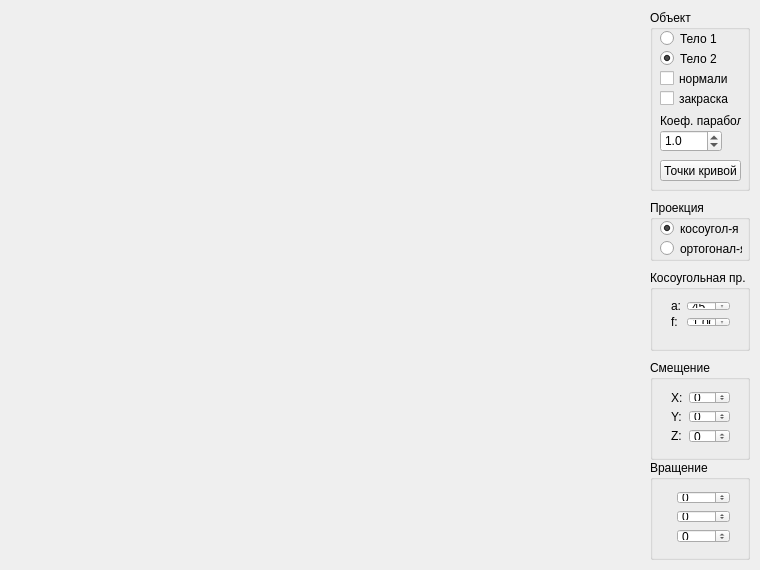
<?xml version="1.0" encoding="UTF-8"?>
<ui version="4.0">
 <class>Widget</class>
 <widget class="QWidget" name="Widget">
  <property name="geometry">
   <rect>
    <x>0</x>
    <y>0</y>
    <width>760</width>
    <height>570</height>
   </rect>
  </property>
  <property name="windowTitle">
   <string>Widget</string>
  </property>
  <widget class="GLWidget" name="glWidget" native="true">
   <property name="geometry">
    <rect>
     <x>10</x>
     <y>10</y>
     <width>630</width>
     <height>551</height>
    </rect>
   </property>
  </widget>
  <widget class="QGroupBox" name="groupBox">
   <property name="geometry">
    <rect>
     <x>650</x>
     <y>360</y>
     <width>100</width>
     <height>100</height>
    </rect>
   </property>
   <property name="title">
    <string>Смещение</string>
   </property>
   <widget class="QWidget" name="formLayoutWidget">
    <property name="geometry">
     <rect>
      <x>10</x>
      <y>20</y>
      <width>81</width>
      <height>74</height>
     </rect>
    </property>
    <layout class="QFormLayout" name="formLayout">
     <item row="0" column="0">
      <widget class="QLabel" name="label">
       <property name="text">
        <string>X:</string>
       </property>
      </widget>
     </item>
     <item row="0" column="1">
      <widget class="QSpinBox" name="XTransl">
       <property name="minimum">
        <number>-10</number>
       </property>
       <property name="maximum">
        <number>10</number>
       </property>
      </widget>
     </item>
     <item row="1" column="1">
      <widget class="QSpinBox" name="YTransl">
       <property name="minimum">
        <number>-10</number>
       </property>
       <property name="maximum">
        <number>10</number>
       </property>
      </widget>
     </item>
     <item row="2" column="1">
      <widget class="QSpinBox" name="ZTransl">
       <property name="minimum">
        <number>-10</number>
       </property>
       <property name="maximum">
        <number>10</number>
       </property>
      </widget>
     </item>
     <item row="1" column="0">
      <widget class="QLabel" name="label_2">
       <property name="text">
        <string>Y:</string>
       </property>
      </widget>
     </item>
     <item row="2" column="0">
      <widget class="QLabel" name="label_3">
       <property name="text">
        <string>Z:</string>
       </property>
      </widget>
     </item>
    </layout>
   </widget>
  </widget>
  <widget class="QGroupBox" name="groupBox_2">
   <property name="geometry">
    <rect>
     <x>650</x>
     <y>460</y>
     <width>100</width>
     <height>100</height>
    </rect>
   </property>
   <property name="title">
    <string>Вращение</string>
   </property>
   <widget class="QWidget" name="formLayoutWidget_2">
    <property name="geometry">
     <rect>
      <x>10</x>
      <y>20</y>
      <width>81</width>
      <height>74</height>
     </rect>
    </property>
    <layout class="QFormLayout" name="formLayout_2">
     <item row="0" column="0">
      <widget class="QLabel" name="label_4">
       <property name="text">
        <string>X:</string>
       </property>
      </widget>
     </item>
     <item row="0" column="1">
      <widget class="QSpinBox" name="XRot">
       <property name="minimum">
        <number>-360</number>
       </property>
       <property name="maximum">
        <number>360</number>
       </property>
      </widget>
     </item>
     <item row="1" column="1">
      <widget class="QSpinBox" name="YRot">
       <property name="minimum">
        <number>-360</number>
       </property>
       <property name="maximum">
        <number>360</number>
       </property>
      </widget>
     </item>
     <item row="2" column="1">
      <widget class="QSpinBox" name="ZRot">
       <property name="minimum">
        <number>-360</number>
       </property>
       <property name="maximum">
        <number>360</number>
       </property>
      </widget>
     </item>
     <item row="1" column="0">
      <widget class="QLabel" name="label_5">
       <property name="text">
        <string>Y:</string>
       </property>
      </widget>
     </item>
     <item row="2" column="0">
      <widget class="QLabel" name="label_6">
       <property name="text">
        <string>Z:</string>
       </property>
      </widget>
     </item>
    </layout>
   </widget>
  </widget>
  <widget class="QGroupBox" name="groupBox_4">
   <property name="geometry">
    <rect>
     <x>650</x>
     <y>270</y>
     <width>100</width>
     <height>81</height>
    </rect>
   </property>
   <property name="title">
    <string>Косоугольная пр.</string>
   </property>
   <widget class="QWidget" name="formLayoutWidget_3">
    <property name="geometry">
     <rect>
      <x>10</x>
      <y>20</y>
      <width>81</width>
      <height>48</height>
     </rect>
    </property>
    <layout class="QFormLayout" name="formLayout_3">
     <property name="fieldGrowthPolicy">
      <enum>QFormLayout::AllNonFixedFieldsGrow</enum>
     </property>
     <item row="0" column="0">
      <widget class="QLabel" name="label_7">
       <property name="text">
        <string>a:</string>
       </property>
      </widget>
     </item>
     <item row="0" column="1">
      <widget class="QSpinBox" name="projectionA">
       <property name="minimum">
        <number>0</number>
       </property>
       <property name="maximum">
        <number>90</number>
       </property>
       <property name="value">
        <number>45</number>
       </property>
      </widget>
     </item>
     <item row="1" column="0">
      <widget class="QLabel" name="label_9">
       <property name="text">
        <string>f:</string>
       </property>
      </widget>
     </item>
     <item row="1" column="1">
      <widget class="QDoubleSpinBox" name="projectionF">
       <property name="minimum">
        <double>-5.000000000000000</double>
       </property>
       <property name="maximum">
        <double>5.000000000000000</double>
       </property>
       <property name="singleStep">
        <double>0.050000000000000</double>
       </property>
       <property name="value">
        <double>1.000000000000000</double>
       </property>
      </widget>
     </item>
    </layout>
   </widget>
  </widget>
  <widget class="QGroupBox" name="groupBox_5">
   <property name="geometry">
    <rect>
     <x>650</x>
     <y>10</y>
     <width>100</width>
     <height>181</height>
    </rect>
   </property>
   <property name="title">
    <string>Объект</string>
   </property>
   <widget class="QRadioButton" name="surface_1">
    <property name="geometry">
     <rect>
      <x>10</x>
      <y>20</y>
      <width>82</width>
      <height>17</height>
     </rect>
    </property>
    <property name="text">
     <string>Тело 1</string>
    </property>
    <property name="checked">
     <bool>false</bool>
    </property>
   </widget>
   <widget class="QRadioButton" name="surface_2">
    <property name="geometry">
     <rect>
      <x>10</x>
      <y>40</y>
      <width>82</width>
      <height>17</height>
     </rect>
    </property>
    <property name="text">
     <string>Тело 2</string>
    </property>
    <property name="checked">
     <bool>true</bool>
    </property>
   </widget>
   <widget class="QLabel" name="label_8">
    <property name="geometry">
     <rect>
      <x>10</x>
      <y>100</y>
      <width>81</width>
      <height>21</height>
     </rect>
    </property>
    <property name="text">
     <string>Коеф. параболы:</string>
    </property>
   </widget>
   <widget class="QPushButton" name="curvePoints">
    <property name="geometry">
     <rect>
      <x>10</x>
      <y>150</y>
      <width>81</width>
      <height>21</height>
     </rect>
    </property>
    <property name="text">
     <string>Точки кривой</string>
    </property>
   </widget>
   <widget class="QDoubleSpinBox" name="parabParam">
    <property name="geometry">
     <rect>
      <x>10</x>
      <y>120</y>
      <width>62</width>
      <height>22</height>
     </rect>
    </property>
    <property name="decimals">
     <number>1</number>
    </property>
    <property name="minimum">
     <double>-5.000000000000000</double>
    </property>
    <property name="maximum">
     <double>5.000000000000000</double>
    </property>
    <property name="singleStep">
     <double>0.500000000000000</double>
    </property>
    <property name="value">
     <double>1.000000000000000</double>
    </property>
   </widget>
   <widget class="QCheckBox" name="showNormals">
    <property name="geometry">
     <rect>
      <x>10</x>
      <y>60</y>
      <width>70</width>
      <height>17</height>
     </rect>
    </property>
    <property name="text">
     <string>нормали</string>
    </property>
   </widget>
   <widget class="QCheckBox" name="shading">
    <property name="geometry">
     <rect>
      <x>10</x>
      <y>80</y>
      <width>70</width>
      <height>17</height>
     </rect>
    </property>
    <property name="text">
     <string>закраска</string>
    </property>
   </widget>
  </widget>
  <widget class="QGroupBox" name="groupBox_6">
   <property name="geometry">
    <rect>
     <x>650</x>
     <y>200</y>
     <width>100</width>
     <height>61</height>
    </rect>
   </property>
   <property name="title">
    <string>Проекция</string>
   </property>
   <widget class="QRadioButton" name="orthoProjection">
    <property name="geometry">
     <rect>
      <x>10</x>
      <y>20</y>
      <width>82</width>
      <height>17</height>
     </rect>
    </property>
    <property name="text">
     <string>косоугол-я</string>
    </property>
    <property name="checked">
     <bool>true</bool>
    </property>
   </widget>
   <widget class="QRadioButton" name="surface_6">
    <property name="geometry">
     <rect>
      <x>10</x>
      <y>40</y>
      <width>82</width>
      <height>17</height>
     </rect>
    </property>
    <property name="text">
     <string>ортогонал-я</string>
    </property>
   </widget>
  </widget>
 </widget>
 <layoutdefault spacing="6" margin="11"/>
 <customwidgets>
  <customwidget>
   <class>GLWidget</class>
   <extends>QWidget</extends>
   <header>glwidget.h</header>
   <container>1</container>
   <slots>
    <slot>translateX(int)</slot>
    <slot>translateY(int)</slot>
    <slot>translateZ(int)</slot>
    <slot>rotateX(int)</slot>
    <slot>rotateY(int)</slot>
    <slot>rotateZ(int)</slot>
    <slot>projectionA(int)</slot>
    <slot>projectionF(double)</slot>
    <slot>parabolaParam(double)</slot>
    <slot>changeSurface(bool)</slot>
    <slot>showNormalsForFace(bool)</slot>
    <slot>editCurve()</slot>
    <slot>changeProjection(bool)</slot>
    <slot>setShadind(bool)</slot>
   </slots>
  </customwidget>
 </customwidgets>
 <resources/>
 <connections>
  <connection>
   <sender>XTransl</sender>
   <signal>valueChanged(int)</signal>
   <receiver>glWidget</receiver>
   <slot>translateX(int)</slot>
   <hints>
    <hint type="sourcelabel">
     <x>708</x>
     <y>40</y>
    </hint>
    <hint type="destinationlabel">
     <x>324</x>
     <y>244</y>
    </hint>
   </hints>
  </connection>
  <connection>
   <sender>YTransl</sender>
   <signal>valueChanged(int)</signal>
   <receiver>glWidget</receiver>
   <slot>translateY(int)</slot>
   <hints>
    <hint type="sourcelabel">
     <x>708</x>
     <y>66</y>
    </hint>
    <hint type="destinationlabel">
     <x>324</x>
     <y>244</y>
    </hint>
   </hints>
  </connection>
  <connection>
   <sender>ZTransl</sender>
   <signal>valueChanged(int)</signal>
   <receiver>glWidget</receiver>
   <slot>translateZ(int)</slot>
   <hints>
    <hint type="sourcelabel">
     <x>708</x>
     <y>92</y>
    </hint>
    <hint type="destinationlabel">
     <x>324</x>
     <y>244</y>
    </hint>
   </hints>
  </connection>
  <connection>
   <sender>XRot</sender>
   <signal>valueChanged(int)</signal>
   <receiver>glWidget</receiver>
   <slot>rotateX(int)</slot>
   <hints>
    <hint type="sourcelabel">
     <x>708</x>
     <y>150</y>
    </hint>
    <hint type="destinationlabel">
     <x>324</x>
     <y>244</y>
    </hint>
   </hints>
  </connection>
  <connection>
   <sender>YRot</sender>
   <signal>valueChanged(int)</signal>
   <receiver>glWidget</receiver>
   <slot>rotateY(int)</slot>
   <hints>
    <hint type="sourcelabel">
     <x>708</x>
     <y>176</y>
    </hint>
    <hint type="destinationlabel">
     <x>324</x>
     <y>244</y>
    </hint>
   </hints>
  </connection>
  <connection>
   <sender>ZRot</sender>
   <signal>valueChanged(int)</signal>
   <receiver>glWidget</receiver>
   <slot>rotateZ(int)</slot>
   <hints>
    <hint type="sourcelabel">
     <x>708</x>
     <y>202</y>
    </hint>
    <hint type="destinationlabel">
     <x>324</x>
     <y>244</y>
    </hint>
   </hints>
  </connection>
  <connection>
   <sender>projectionA</sender>
   <signal>valueChanged(int)</signal>
   <receiver>glWidget</receiver>
   <slot>projectionA(int)</slot>
   <hints>
    <hint type="sourcelabel">
     <x>708</x>
     <y>200</y>
    </hint>
    <hint type="destinationlabel">
     <x>324</x>
     <y>244</y>
    </hint>
   </hints>
  </connection>
  <connection>
   <sender>projectionF</sender>
   <signal>valueChanged(double)</signal>
   <receiver>glWidget</receiver>
   <slot>projectionF(double)</slot>
   <hints>
    <hint type="sourcelabel">
     <x>708</x>
     <y>226</y>
    </hint>
    <hint type="destinationlabel">
     <x>324</x>
     <y>244</y>
    </hint>
   </hints>
  </connection>
  <connection>
   <sender>surface_1</sender>
   <signal>toggled(bool)</signal>
   <receiver>glWidget</receiver>
   <slot>changeSurface(bool)</slot>
   <hints>
    <hint type="sourcelabel">
     <x>700</x>
     <y>38</y>
    </hint>
    <hint type="destinationlabel">
     <x>324</x>
     <y>244</y>
    </hint>
   </hints>
  </connection>
  <connection>
   <sender>parabParam</sender>
   <signal>valueChanged(double)</signal>
   <receiver>glWidget</receiver>
   <slot>parabolaParam(double)</slot>
   <hints>
    <hint type="sourcelabel">
     <x>690</x>
     <y>110</y>
    </hint>
    <hint type="destinationlabel">
     <x>324</x>
     <y>244</y>
    </hint>
   </hints>
  </connection>
  <connection>
   <sender>showNormals</sender>
   <signal>toggled(bool)</signal>
   <receiver>glWidget</receiver>
   <slot>showNormalsForFace(bool)</slot>
   <hints>
    <hint type="sourcelabel">
     <x>694</x>
     <y>88</y>
    </hint>
    <hint type="destinationlabel">
     <x>324</x>
     <y>244</y>
    </hint>
   </hints>
  </connection>
  <connection>
   <sender>curvePoints</sender>
   <signal>clicked()</signal>
   <receiver>glWidget</receiver>
   <slot>editCurve()</slot>
   <hints>
    <hint type="sourcelabel">
     <x>700</x>
     <y>160</y>
    </hint>
    <hint type="destinationlabel">
     <x>324</x>
     <y>244</y>
    </hint>
   </hints>
  </connection>
  <connection>
   <sender>orthoProjection</sender>
   <signal>toggled(bool)</signal>
   <receiver>glWidget</receiver>
   <slot>changeProjection(bool)</slot>
   <hints>
    <hint type="sourcelabel">
     <x>700</x>
     <y>208</y>
    </hint>
    <hint type="destinationlabel">
     <x>324</x>
     <y>275</y>
    </hint>
   </hints>
  </connection>
  <connection>
   <sender>shading</sender>
   <signal>toggled(bool)</signal>
   <receiver>glWidget</receiver>
   <slot>setShadind(bool)</slot>
   <hints>
    <hint type="sourcelabel">
     <x>694</x>
     <y>98</y>
    </hint>
    <hint type="destinationlabel">
     <x>324</x>
     <y>285</y>
    </hint>
   </hints>
  </connection>
 </connections>
</ui>
